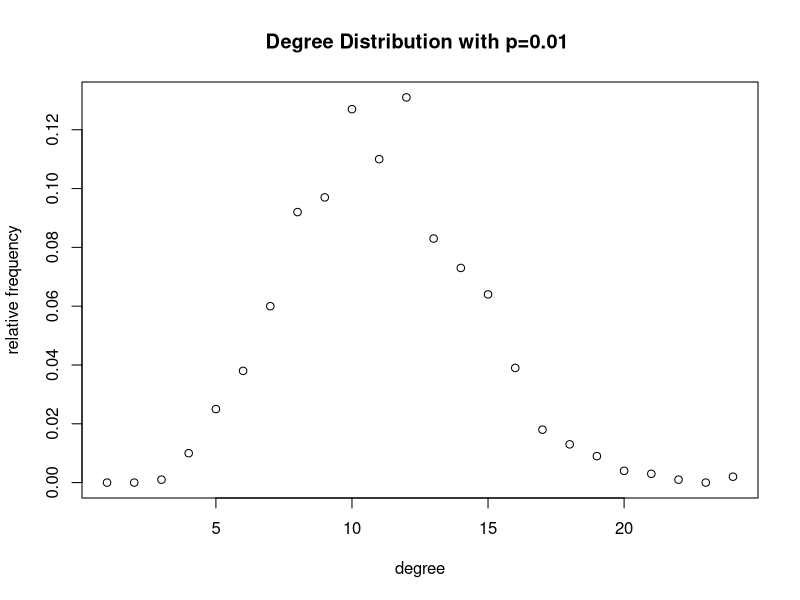
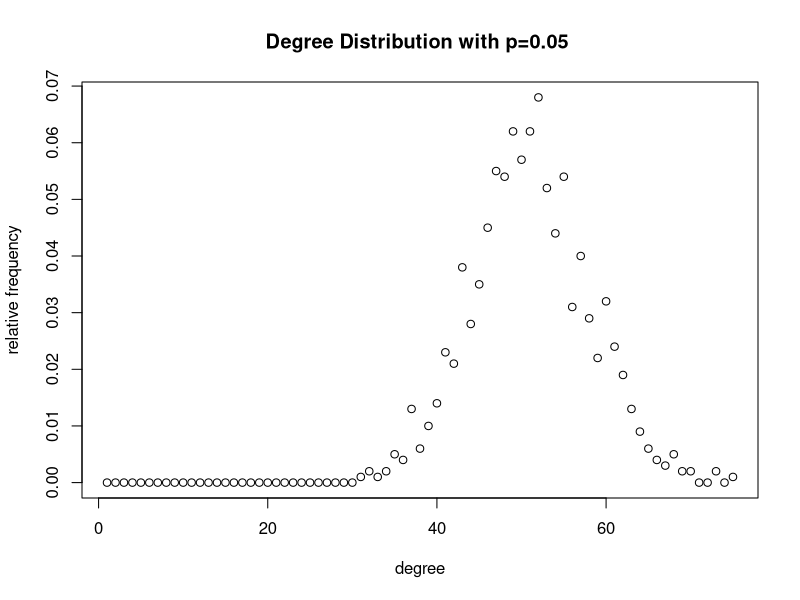
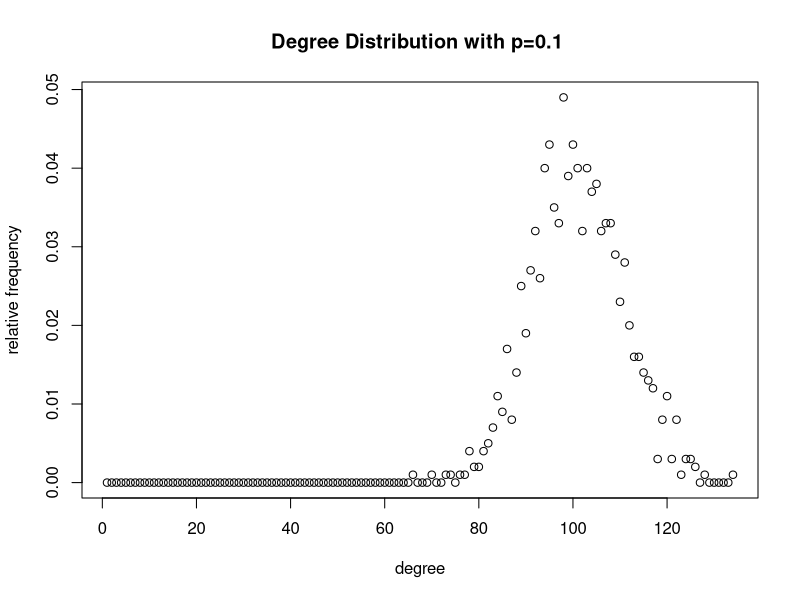

R code for these plots, in order:
## Download and install the package
#install.packages("igraph")

## Load package
library(igraph)

# Q1
# Part a
num_nodes = 1000
prob = c(0.01, 0.05, 0.1)
g1 <- sample_gnp(num_nodes, prob[1])
d1 <- degree_distribution(g1)
g2 <- sample_gnp(num_nodes, prob[2])
d2 <- degree_distribution(g2)
g3 <- sample_gnp(num_nodes, prob[3])
d3 <- degree_distribution(g3)
plot(d1, main = "Degree Distribution with p=0.01 ",xlab="degree",ylab="relative frequency")
dev.copy(png,'DDP=0.01.png')
dev.off()
plot(d2, main = "Degree Distribution with p=0.05 ",xlab="degree",ylab="relative frequency")
dev.copy(png,'DDP=0.05.png')
dev.off()
plot(d3, main = "Degree Distribution with p=0.1 ",xlab="degree",ylab="relative frequency")
dev.copy(png,'DDP=0.1.png')
dev.off()

# Part b
con1 = numeric()
con2 = numeric()
con3 = numeric()
dia1 = numeric()
dia2 = numeric()
dia3 = numeric()
for (i in 1:50) {
  g1 <- sample_gnp(num_nodes, prob[1])
  g2 <- sample_gnp(num_nodes, prob[2])
  g3 <- sample_gnp(num_nodes, prob[3])
  con1 = c(con1, is_connected(g1))
  con2 = c(con2, is_connected(g2))
  con3 = c(con3, is_connected(g3))
  dia1 = c(dia1, diameter(g1))
  dia2 = c(dia2, diameter(g2))
  dia3 = c(dia3, diameter(g3))
}
mean(con1)
mean(con2)
mean(con3)
mean(dia1)
mean(dia2)
mean(dia3)

# Part c
  pc = numeric()
  for (j in 1:50) {
    for (p in seq(from = 0, to = prob[1], by = 1e-03)) {
      g = sample_gnp(num_nodes, p)
      if (is.connected(g)) 
        break
    }
    pc = c(pc, p)
  }
  print(mean(pc))